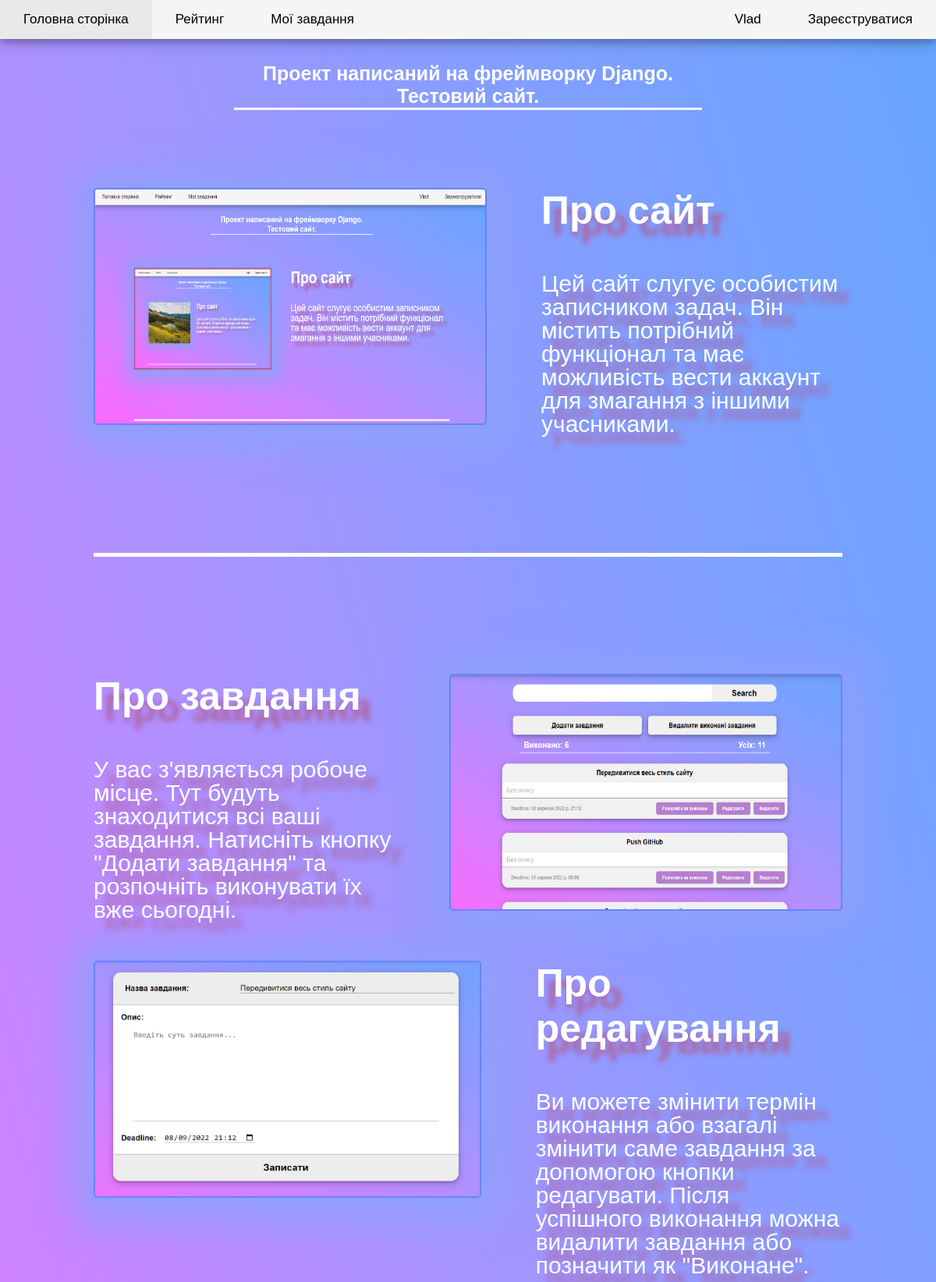
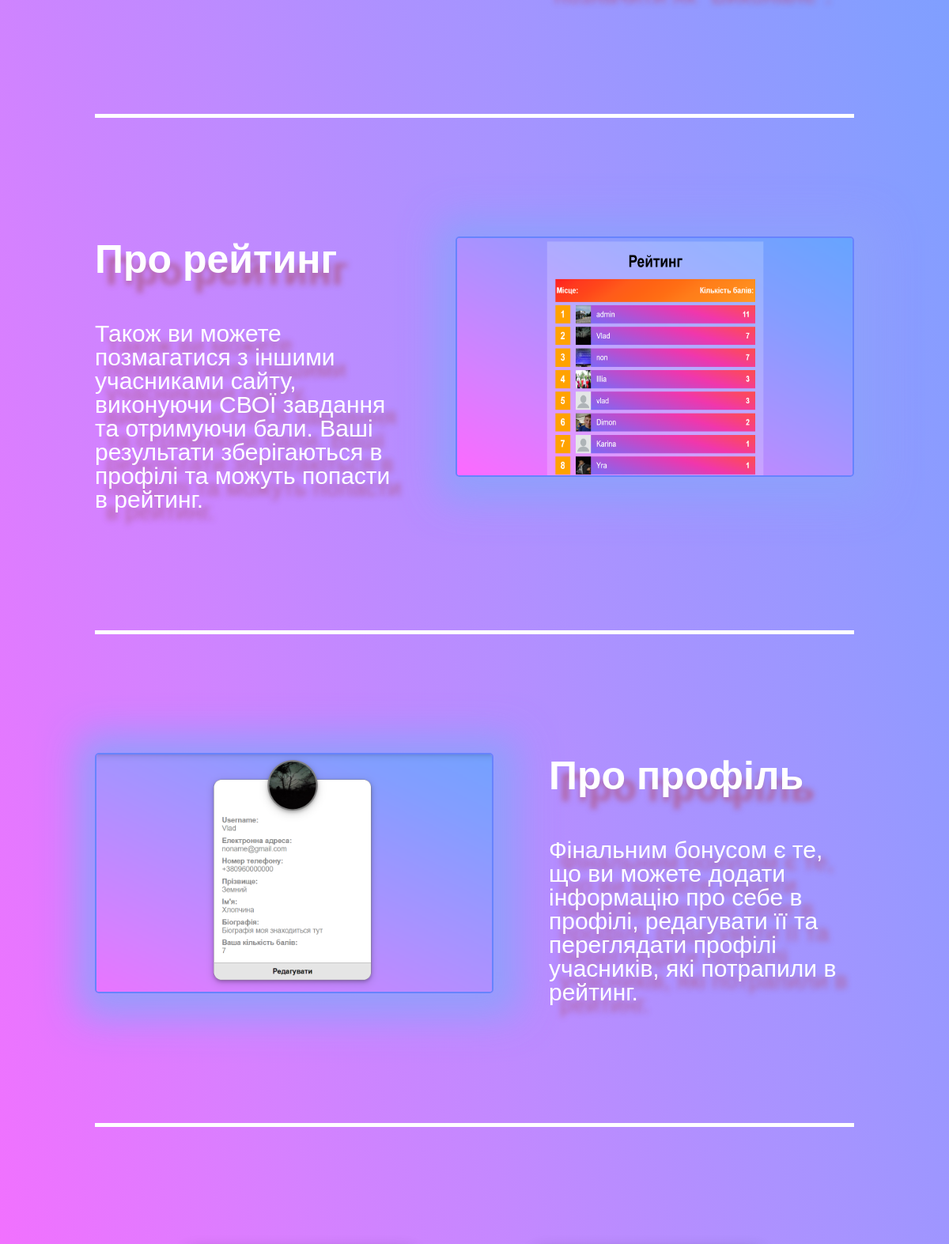
The app's page / (signed in, upper part) with its own data (2 pictures, top to bottom).
### task/models.py (models this page shows, shortened)
class CustomUser(AbstractUser):
    phone_regex = RegexValidator(regex=r'^\+?1?\d{9,15}$', message="False number. Example: +380000000000")
    phone = models.CharField(validators=[phone_regex], blank=True, max_length=15)
    score = models.IntegerField(default=0)
    bio = models.TextField(blank=True)
    photo = models.ImageField(upload_to='UserIcon/%Y/%m/%d', blank=True)
    slug = models.SlugField(blank=True)

class SiteImages(models.Model):
    caption = models.CharField(max_length=100, blank=True)
    photo = models.ImageField(upload_to="SitePhotos")

### task/views.py (the view)
# urls.py: path('', Index.as_view(), name="main_page"),
class Index(TemplateView):
    template_name = "task/index.html"

### task/templatetags/task_tags.py (called while the page is built)
@register.simple_tag()
def photo_tag(photo_pk):
    context = SiteImages.objects.get(pk=photo_pk)
    return context

### task/templates/task/index.html (shortened to what this page needs)
{% extends 'base.html' %}
{% block main %}
{% load task_tags %}
<div class="index-container">
    <div class="index-text">
        Проект написаний на фреймворку Django. Тестовий сайт.
    </div>
    <div class="first-p" style="padding-bottom: 150px; border-bottom: 5px solid white; margin-bottom: 150px;">
        {% photo_tag 1 as img %}
        <img height="300px" width="500px"
             src="{{ img.photo.url }}">
        <div class="info-container">
            <div class="index-title">Про сайт</div>
            <div class="index-story">Цей сайт слугує особистим записником задач. Він містить потрібний функціонал та має
                можливість вести аккаунт для змагання з іншими учасниками.
            </div>
        </div>
    </div>
    <div class="first-p" style="margin-bottom: 50px;">
        <div class="info-container">
            <div class="index-title">Про завдання</div>
            <div class="index-story">У вас з'являється робоче місце. Тут будуть знаходитися всі ваші завдання.
                Натисніть кнопку "Додати завдання" та розпочніть виконувати їх вже сьогодні.
            </div>
        </div>
        {% photo_tag 2 as img %}
        <img height="300px" width="500px"
             src="{{ img.photo.url }}">
    </div>
    <div class="first-p" style="padding-bottom: 150px; border-bottom: 5px solid white; margin-bottom: 150px;">
        {% photo_tag 3 as img %}
        <img height="300px" width="500px"
             src="{{ img.photo.url }}">
        <div class="info-container">
            <div class="index-title">Про редагування</div>
            <div class="index-story">Ви можете змінити термін виконання або взагалі змінити саме завдання за допомогою
                кнопки редагувати. Після успішного виконання можна видалити завдання або позначити як "Виконане".
            </div>
        </div>
    </div>
    <div class="first-p" style="padding-bottom: 150px; border-bottom: 5px solid white; margin-bottom: 150px;">
        <div class="info-container">
            <div class="index-title">Про рейтинг</div>
            <div class="index-story">Також ви можете позмагатися з іншими учасниками сайту,
                виконуючи СВОЇ завдання та отримуючи
                бали. Ваші результати зберігаються в профілі та можуть попасти в рейтинг.
            </div>
        </div>
        {% photo_tag 4 as img %}
        <img height="300px" width="500px"
             src="{{ img.photo.url }}">
    </div>
    <div class="first-p" style="padding-bottom: 150px; border-bottom: 5px solid white; margin-bottom: 150px;">
        {% photo_tag 5 as img %}
        <img height="300px" width="500px"
             src="{{ img.photo.url }}">
        <div class="info-container">
            <div class="index-title">Про профіль</div>
            <div class="index-story">Фінальним бонусом є те, що ви можете додати інформацію
                про себе в профілі, редагувати її та переглядати профілі учасників, які потрапили в рейтинг.
            </div>
        </div>
    </div>
            {% photo_tag 6 as img %}
             {% photo_tag 7 as img %}
</div>
{% endblock %}

### templates/base.html (shortened to what this page needs)
<!doctype html>
{% load static %}
<html lang="en">
<head>
    <link href="{% static 'todo/css/main.css' %}" rel="stylesheet">
</head>
<body>
{% block header %}
<div class="header">
    <div class="nav-first-part">
        <a href="{% url 'main_page' %}">Головна сторінка</a>
        <a href="{% url 'rating' %}">Рейтинг</a>
        {% if request.user.is_authenticated %}
        <a href="{% url 'task_page' %}">Мої завдання</a>
        {% endif %}
    </div>
    <div class="nav-second-part">
        {% if request.user.is_authenticated %}
        <div class="user-profile">
            <a class="user-info" href="{% url 'check' request.user.slug %}">{{ request.user }}</a>
        </div>
        {% else %}
        <a href="{% url 'login' %}">Увійти</a>
        {% endif %}
        <a href="{% url 'registration' %}">Зареєструватися</a>
    </div>
</div>
{% endblock %}
{% block main %}
{% endblock %}
</body>
</html>

### todo/static/todo/css/main.css (style rules this page uses)
html { height: 100%; }
body { height: 100%; margin: 0; background-repeat: no-repeat; background-attachment: fixed; background-image: linear-gradient(to left bottom, #66a5ff, #849eff, #ab92ff, #d581ff, #ff69ff); font-family: "Gill Sans", sans-serif; }
.header { display: flex; flex-direction: row; background-color: #f5f5f5; box-shadow: 0 4px 8px 0 rgba(0, 0, 0, 0.2), 0 6px 20px 0 rgba(0, 0, 0, 0.19); }
.nav-first-part, .nav-second-part { flex: 1; }
.nav-first-part { display: flex; flex-direction: row; }
.nav-second-part { display: flex; flex-direction: row; justify-content: flex-end; }
.nav-first-part>a, .nav-second-part>a, .user-info { padding: 15px 30px 15px 30px; font-size: 17px; text-decoration: none; color: black; }
.user-profile { display: flex; flex-direction: column; justify-content: center; align-items: center; }
.index-container { display: flex; flex-direction: column; width: 80%; margin: 0 auto 0 auto; }
.index-text { width: 600px; font-size: 25px; color: white; text-decoration: dashed; font-weight: bold; margin: 30px auto 100px auto; text-align: center; border-bottom: 3px solid white; }
.first-p { display: flex; flex-direction: row; gap: 70px; }
.first-p img { box-shadow: 6px 4px 48px 27px rgba(140, 161, 252, 0.89); transition-duration: 0.6s; border: 2px solid rgb(103, 131, 253); border-radius: 5px; }
.info-container { display: flex; flex-direction: column; gap: 50px; transition-duration: 0.6s; }
.index-title { font-size: 50px; font-weight: bold; color: white; text-shadow: 14px 15px 7px rgba(175, 94, 150, 0.89); }
.index-story { font-size: 30px; line-height: 30px; color: white; text-shadow: 14px 15px 7px rgba(175, 94, 150, 0.89); }

### templates/include/_footer.html (style rules this page uses)
body { display: flex; flex-direction: column; }

### records on screen
CustomUser: user "Vlad"
SiteImages: photo (picture)
SiteImages: photo (picture)
SiteImages: photo (picture)
SiteImages: photo (picture)
SiteImages: photo (picture)
